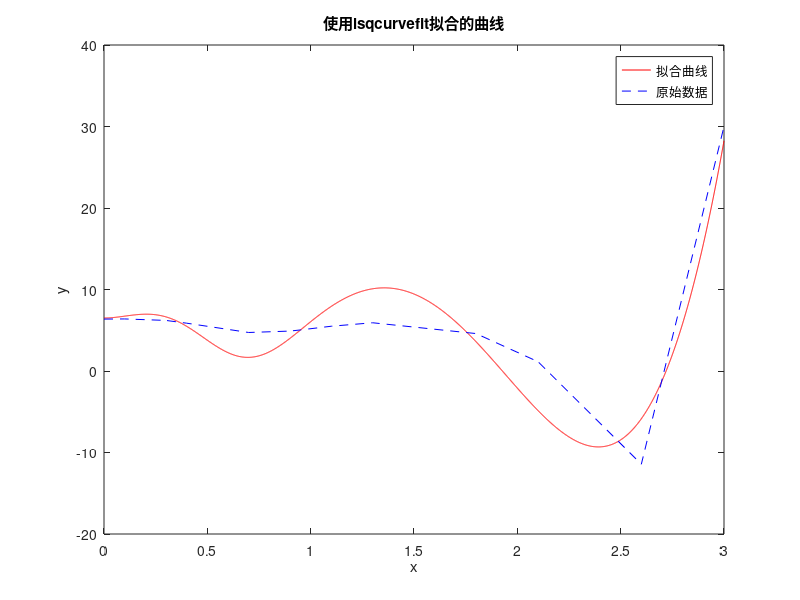

Write the MATLAB code that produced this figure.
x0=[10;10;10;10;10];%初始参数猜测值
x1=linspace(0,3,5000);%生成x数据点
xdata=[0;0.1;0.3;0.4;0.7;0.9;0.95;1.1;1.3;1.8;2.1;2.6;3.0];%生成x数据点
ydata=[6.3700;6.3888;6.2056;5.8676;4.7256;4.8990;5.0383;5.4941;5.9187;4.5944;1.1440;-11.4326;30.0009];%生成对应的y数据点
%定义函数模型
fun=@(x,xdata)x(1)+x(2)*xdata.^2+x(3)*exp(-5*xdata.^3)+x(4)*cos(-2*xdata)+x(5)*xdata.^4;

[x,resnorm]=lsqcurvefit(fun,x0,xdata,ydata);

%打印出拟合的参数
disp(['拟合的参数:a1=',num2str(x(1)),',a2=',num2str(x(2)),',a3=',num2str(x(3)),',a4=',num2str(x(4)),',a5=',num2str(x(5))]);

%绘制图形
plot(x1,fun(x,x1),'r-',xdata,ydata,'b--');

%添加图例和标题
legend('拟合曲线','原始数据');
title('使用lsqcurvefit拟合的曲线');
xlabel('x');
ylabel('y');